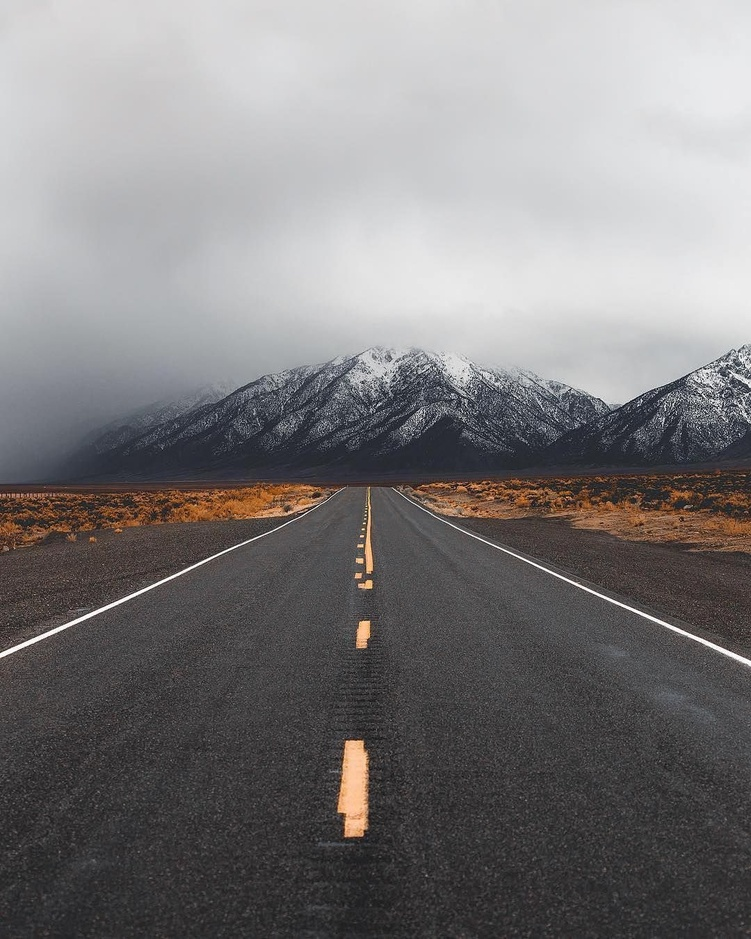
#> input picture Images & Videos/road.jfif, 751 x 939 px, shrunk from 1080 x 1350 before the run
$ python '31 - Road Lane Line Detection.py'
#> lines starting #> are read from the running program, lines starting #| are printed output that depends on the picture; after the words box and inside, x2 and y2 are one past the last pixel; in counts of white or black regions, pixels touching at a corner belong together
import cv2 as cv
import numpy as np
from matplotlib import pyplot as plt


def region_of_interest(image, vertices):
    # Tip: The Bitwise operations should be applied on input image of same dimensions
    mask = np.zeros_like(image)
    # calculates channels 1 for gray & 3 for BGR
    # channel_count = image.shape[2]
    # creates (255,255,255) for BGR & 255 for grayscale
    match_mask_color = 255  # (255,) * channel_count
    # the polygon is filled with white color
    cv.fillPoly(mask, vertices, match_mask_color)
    # using bitwise_and
    # 0(black) and anyvalue = (0)
    # 255(white) and anyvalue = anyvalue
    masked_image = cv.bitwise_and(image, mask)  # Hence the image is replaced in polygon
    return masked_image


def detect_lines(cropped_image, img):
    lines = cv.HoughLinesP(cropped_image, 6, np.pi / 180, 160, lines=np.array([]), minLineLength=40, maxLineGap=25)
    blank_image = np.zeros((img.shape[0], img.shape[1], 3), dtype=np.uint8)
    print(blank_image.shape)
    print(img.shape)
    for line in lines:
        for x1, y1, x2, y2 in line:
            cv.line(blank_image, (x1, y1), (x2, y2), (0, 255, 0), 2)
    output = cv.addWeighted(img, 0.8, blank_image, 1, 0)
    return output


img = cv.imread('../Images & Videos/road.jfif')
#> img is the input picture: shape (939, 751, 3); mean B, G, R 124, 123.4, 125.7
img2 = cv.cvtColor(img, cv.COLOR_BGR2RGB)

w, h = img2.shape[1], img2.shape[0]
#> w = 751; h = 939
region_of_interest_vertices = [(0, h), (w / 2, h / 2), (w, h / 1.5), (w, h)]
gray = cv.cvtColor(img2, cv.COLOR_RGB2GRAY)
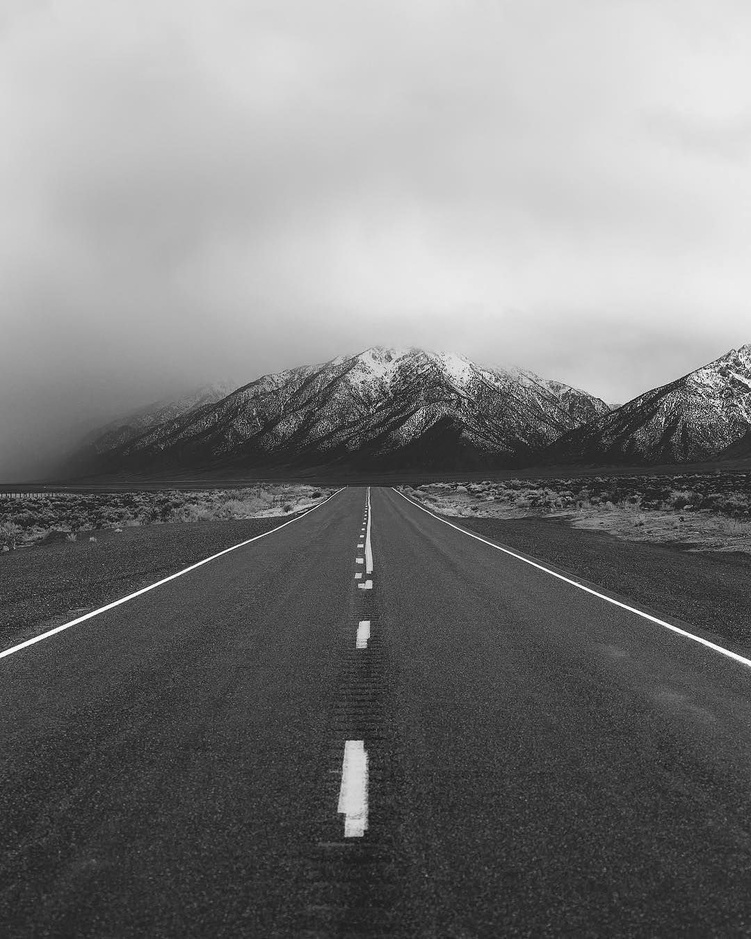
#> gray: shape (939, 751); min 0, max 255, mean 124.2
canny = cv.Canny(gray, 255, 255)
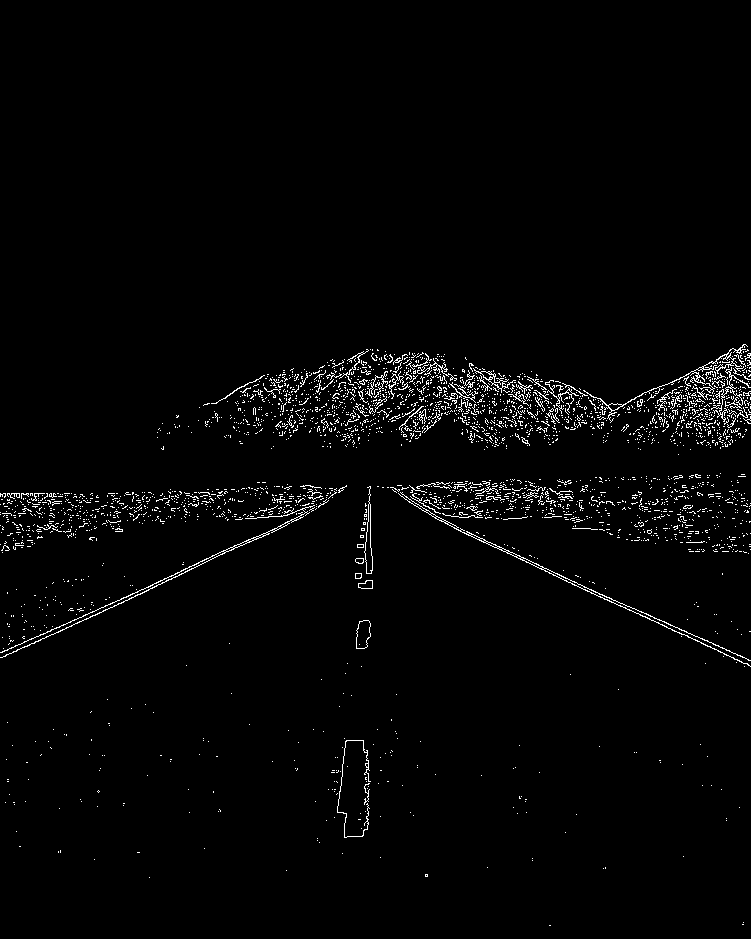
#> canny: shape (939, 751); 2% white in thin lines or dots, all inside (x1, y1, x2, y2) = (0, 344, 751, 926)
cropped_image = region_of_interest(canny, np.array([region_of_interest_vertices], np.int32))
#> in region_of_interest, `cv.fillPoly(mask, vertices, match_mask_color)`:
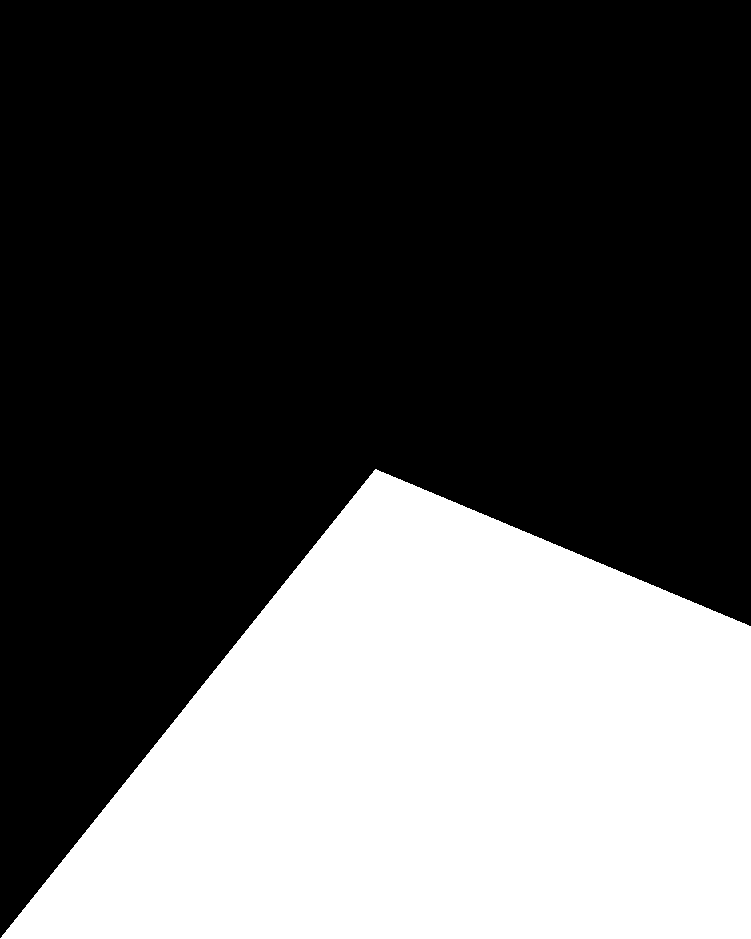
#> mask: shape (939, 751); 33.4% white; 1 white region, box (x1, y1, x2, y2) and area: (0, 469, 751, 939) 235329
#> in region_of_interest, `masked_image = cv.bitwise_and(image, mask)`:
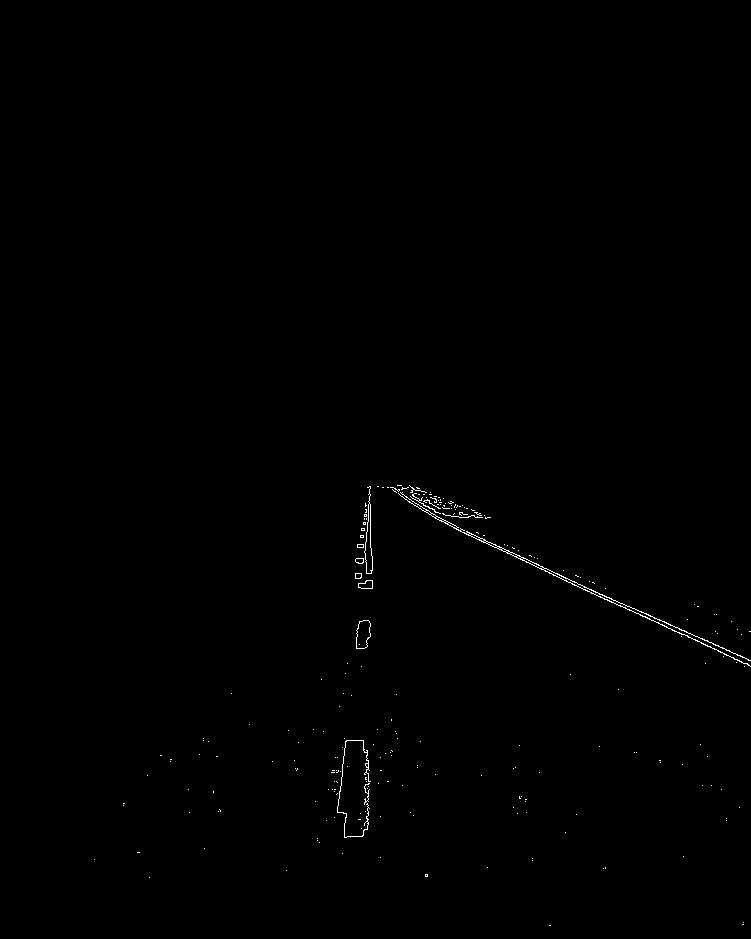
#> masked_image: shape (939, 751); 0.3% white in thin lines or dots, all inside (x1, y1, x2, y2) = (94, 485, 751, 926)
output = detect_lines(cropped_image, img2)
#> in detect_lines, `lines = cv.HoughLinesP(cropped_image, 6, np.pi / 180, 160, lines=np.ar..`: lines = 19 rows, first 6: [705, 645, 749, 665], [454, 528, 524, 560], [495, 544, 681, 634], [422, 510, 654, 618], [366, 829, 367, 750], [363, 835, 364, 751]
#| (939, 751, 3)
#| (939, 751, 3)
#> the loop in detect_lines, `for line in lines:` made 19 passes
#> line on passes 1 to 12: [[705, 645, 749, 665]], [[454, 528, 524, 560]], [[495, 544, 681, 634]], [[422, 510, 654, 618]], [[366, 829, 367, 750]], [[363, 835, 364, 751]], [[684, 634, 734, 659]], [[361, 588, 367, 523]], [[399, 485, 463, 517]], [[338, 812, 345, 741]], [[365, 829, 366, 750]], [[401, 489, 455, 516]]
#> in detect_lines, `output = cv.addWeighted(img, 0.8, blank_image, 1, 0)`:
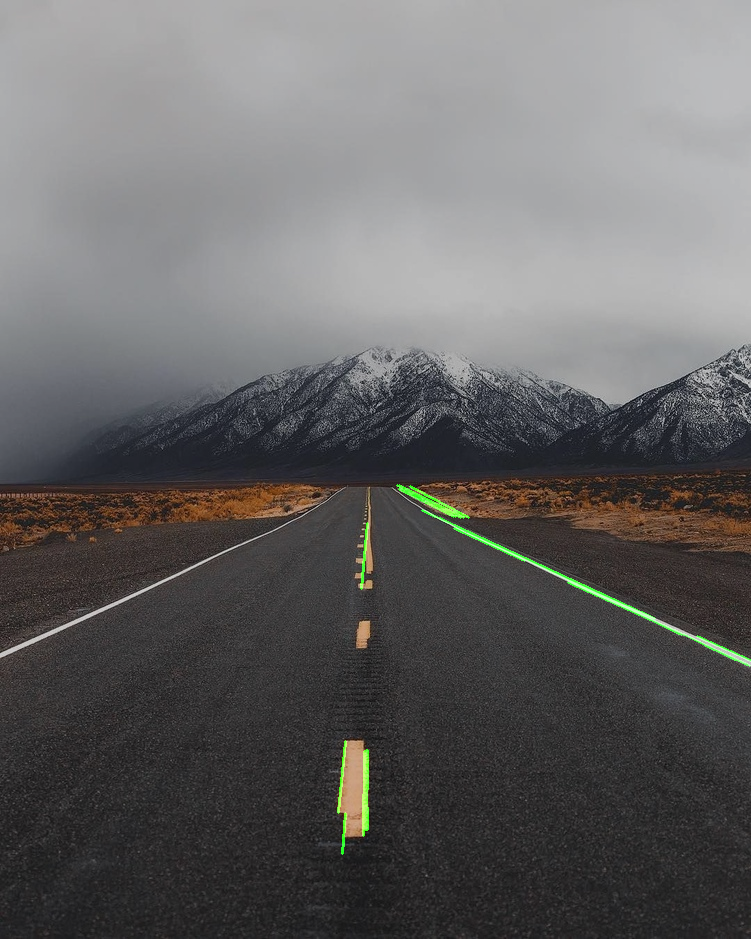
#> output: shape (939, 751, 3); mean R, G, B 100.6, 99.4, 99.2
# cv.imshow('show', output)
# cv.waitKey(0)
# cv.destroyAllWindows()
plt.imshow(output)
plt.show()

$ run again, with Images & Videos/fruits_basket.jfif copied over Images & Videos/road.jfif
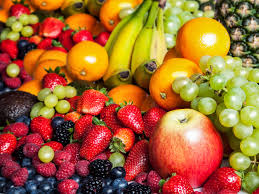
#> input picture Images & Videos/fruits_basket.jfif, 259 x 194 px
#> img is the input picture: shape (194, 259, 3); mean B, G, R 49.7, 102, 162.7
#> `canny = cv.Canny(gray, 255, 255)`:
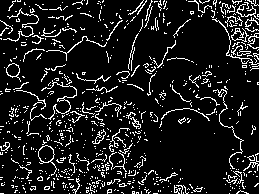
#> canny: shape (194, 259); 11.3% white in thin lines or dots
#> mask: shape (194, 259); 33.3% white; 1 white region, box (x1, y1, x2, y2) and area: (1, 97, 259, 194) 16738
#> masked_image: shape (194, 259); 3.7% white in thin lines or dots, all inside (x1, y1, x2, y2) = (1, 101, 259, 194)
#> lines = 14 rows, first 6: [144, 189, 200, 190], [25, 192, 182, 178], [43, 162, 171, 175], [29, 182, 133, 182], [12, 185, 79, 186], [50, 160, 175, 175]
#| (194, 259, 3)
#| (194, 259, 3)
#> the loop in detect_lines, `for line in lines:` made 14 passes
#> in detect_lines, `output = cv.addWeighted(img, 0.8, blank_image, 1, 0)`:
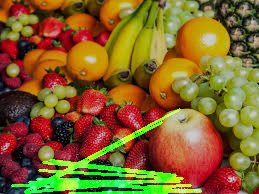
#> output: shape (194, 259, 3); mean R, G, B 130.1, 97, 39.8
